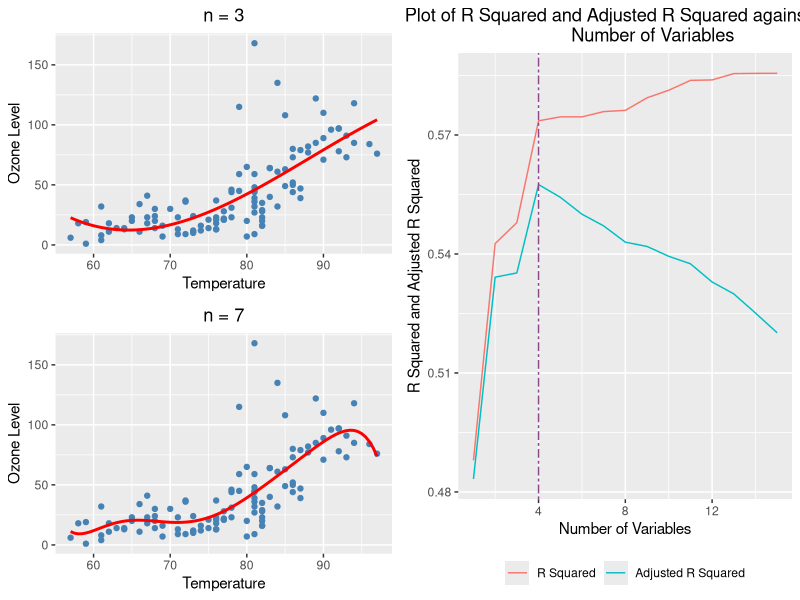
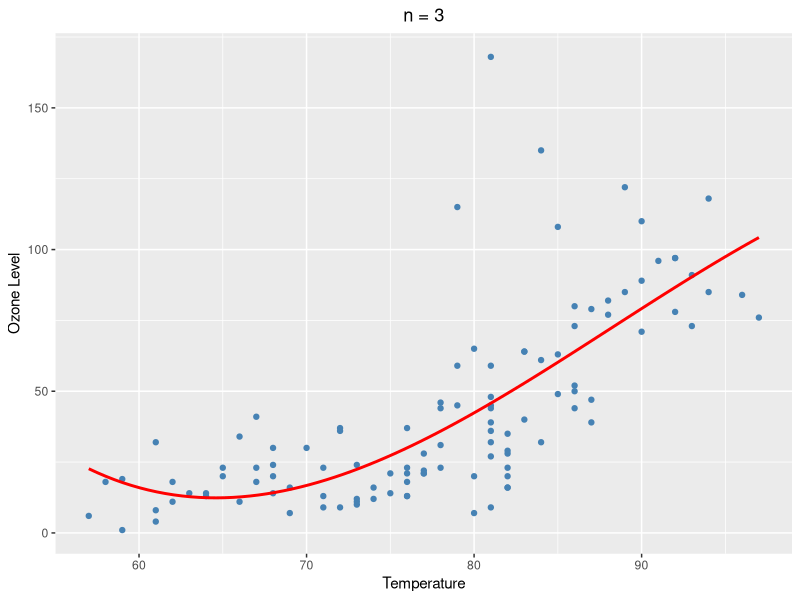
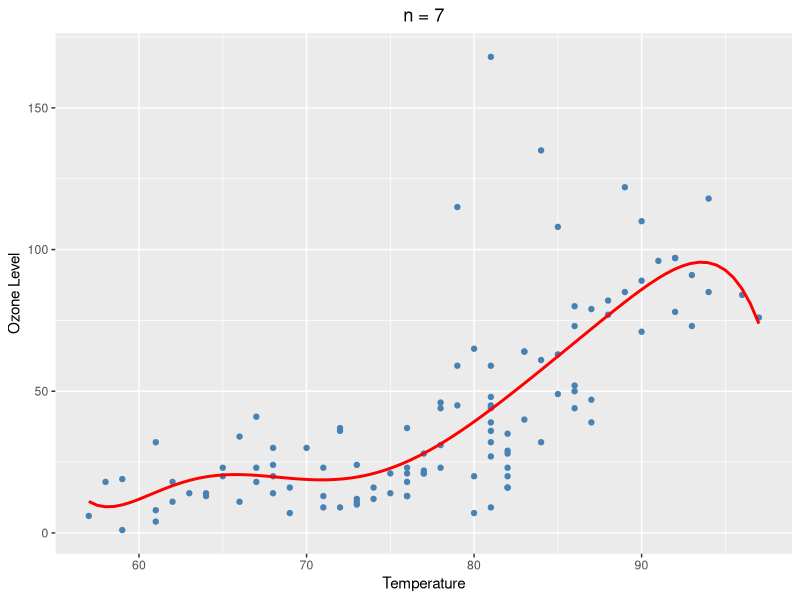
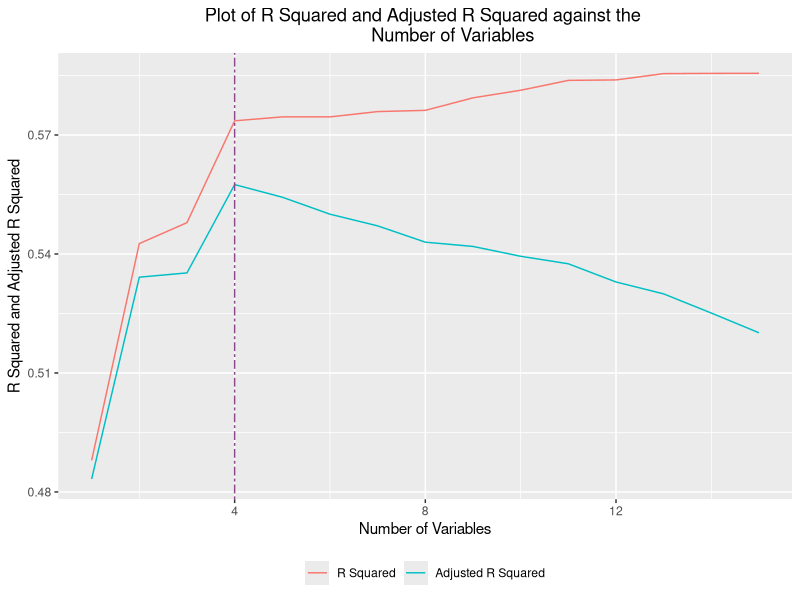
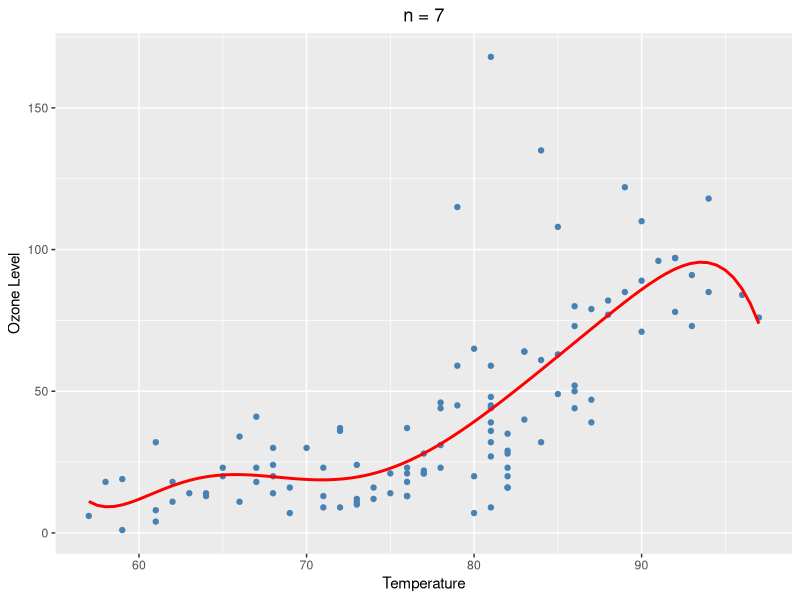

These charts were generated, in order, by the following R code:
## ---- chunk 1
knitr::opts_chunk$set(echo = FALSE)
library(ggplot2)
library(reshape2)
library(grid)
aq <- airquality[complete.cases(airquality), ]
## ---- chunk 2
#polynomial degree = 3
p1 <- ggplot(data = aq, aes(x = Temp, y = Ozone)) + 
      geom_point(colour = "steelblue") + 
      labs(title = "n = 3",
           x = "Temperature", y = "Ozone Level") + 
      theme(plot.title = element_text(hjust = 0.5)) +
      geom_smooth(method = "lm", 
                  formula = y ~ poly(x, 3),
                  colour = "red", se = F)
#polynomial degree = 7
p2 <- ggplot(data = aq, aes(x = Temp, y = Ozone)) + 
      geom_point(colour = "steelblue") + 
      labs(title = "n = 7",
           x = "Temperature", y = "Ozone Level") + 
      theme(plot.title = element_text(hjust = 0.5)) +
      geom_smooth(method = "lm", 
                  formula = y ~ poly(x, 7),
                  colour = "red", se = F)
#create r squared and adj r squared plot
n <- seq(1, 15, by = 1)
df1 <- data.frame(n = c(1:length(n)), r2 = rep(NA, length(n)), 
                  adj_r2 = rep(NA, length(n)))
colnames(df1) <- c("n", "R Squared", "Adjusted R Squared")
for(i in 1:length(n)) {
  m <- lm(formula = (formula = Ozone ~ poly(Temp, i)), data = aq)
  df1[i, 2] <- summary(m)$r.squared
  df1[i, 3] <- summary(m)$adj.r.squared
}
df2 <- melt(df1, id = "n")
p3 <- ggplot(data = df2, aes(x = n, y = value, colour = variable)) +
      geom_line() +
      labs(title = "Plot of R Squared and Adjusted R Squared against the 
           Number of Variables", x = "Number of Variables", 
           y = "R Squared and Adjusted R Squared") + 
      theme(plot.title = element_text(hjust = 0.5)) +
      theme(legend.position = "bottom", legend.title = element_blank()) +
      geom_vline(xintercept = 4, colour = "orchid4", linetype = "twodash")
pushViewport(viewport(layout = grid.layout(nrow = 2, ncol = 2)))
view <- function(x, y) viewport(layout.pos.row = x, layout.pos.col = y)
print(p1, vp = view(1, 1))
print(p2, vp = view(2, 1))
print(p3, vp = view(1:2, 2))
## ---- chunk 3
p4 <- ggplot(data = aq, aes(x = Temp, y = Ozone)) + 
      geom_point(colour = "steelblue") + 
      labs(title = "n = 7", x = "Temperature", y = "Ozone Level") + 
      theme(plot.title = element_text(hjust = 0.5)) +
      geom_smooth(method = "lm", formula = y ~ poly(x, 7),
                  colour = "red", se = F)
